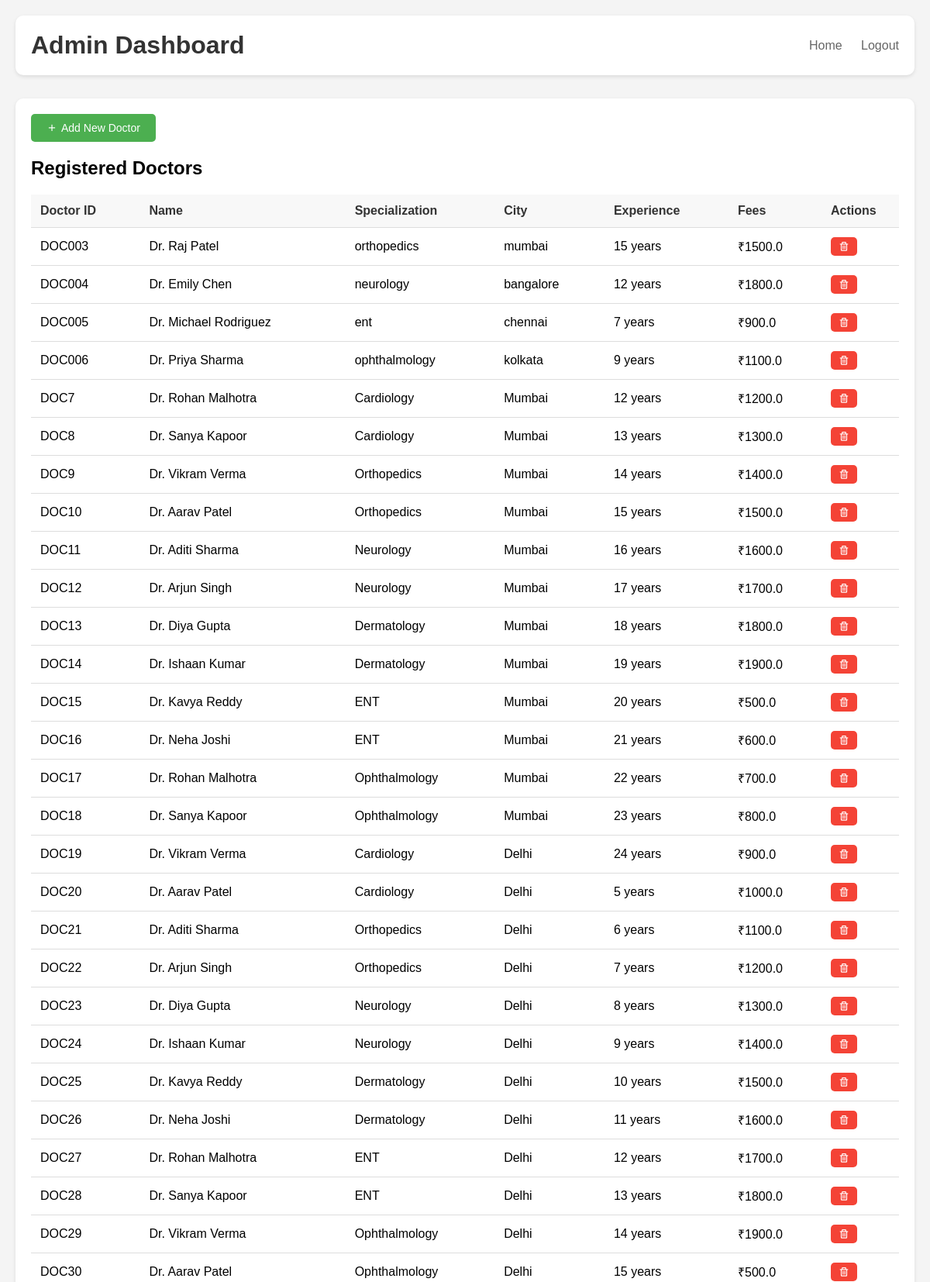
The app's page /admin/dashboard (signed in, upper part) with its own data.
### app.py (models this page shows)
class Doctor(UserMixin, db.Model):
    id = db.Column(db.Integer, primary_key=True)
    doctor_id = db.Column(db.String(20), unique=True, nullable=False)
    name = db.Column(db.String(100), nullable=False)
    specialization = db.Column(db.String(100), nullable=False)
    experience = db.Column(db.Integer)
    city = db.Column(db.String(50))
    fees = db.Column(db.Float, nullable=False)
    image = db.Column(db.String(200))
    password_hash = db.Column(db.String(128))
    appointments = db.relationship('Appointment', backref='doctor', lazy=True)

### app.py (the view)
@app.route('/admin/dashboard')
@admin_required
def admin_dashboard():
    doctors = Doctor.query.all()
    return render_template('admin_dashboard.html', doctors=doctors)

### app.py (called while the page is built)
@login_manager.user_loader
def load_user(user_id):
    admin = Admin.query.get(int(user_id))
    if admin:
        return admin
    user = User.query.get(int(user_id))
    if user:
        return user
    return Doctor.query.get(int(user_id))

def admin_required(f):
    @wraps(f)
    def decorated_function(*args, **kwargs):
        if not current_user.is_authenticated or not isinstance(current_user, Admin):
            flash('You need to be logged in as an admin to access this page.', 'error')
            return redirect(url_for('login'))
        return f(*args, **kwargs)
    return decorated_function

### templates/admin_dashboard.html (shortened to what this page needs)
<!DOCTYPE html>
<html lang="en">
<head>
    <link href='https://unpkg.com/boxicons@2.1.4/css/boxicons.min.css' rel='stylesheet'>
    <link rel="stylesheet" href="{{ url_for('static', filename='css/admin.css') }}">
</head>
<body>
    <div class="container">
        <div class="header">
            <h1>Admin Dashboard</h1>
            <div class="nav-links">
                <a href="{{ url_for('index') }}">Home</a>
                <a href="{{ url_for('logout') }}">Logout</a>
            </div>
        </div>
        <div class="content">
            <div class="actions">
                <button onclick="window.location.href='{{ url_for('add_doctor') }}'" class="btn add-btn">
                    <i class='bx bx-plus'></i> Add New Doctor
                </button>
            </div>
            <div class="doctors-list">
                <h2>Registered Doctors</h2>
                <table>
                    <thead>
                        <tr>
                            <th>Doctor ID</th>
                            <th>Name</th>
                            <th>Specialization</th>
                            <th>City</th>
                            <th>Experience</th>
                            <th>Fees</th>
                            <th>Actions</th>
                        </tr>
                    </thead>
                    <tbody>
                        {% for doctor in doctors %}
                        <tr>
                            <td>{{ doctor.doctor_id }}</td>
                            <td>{{ doctor.name }}</td>
                            <td>{{ doctor.specialization }}</td>
                            <td>{{ doctor.city }}</td>
                            <td>{{ doctor.experience }} years</td>
                            <td>₹{{ doctor.fees }}</td>
                            <td class="actions-cell">
                                <form action="{{ url_for('delete_doctor', doctor_id=doctor.id) }}" method="POST" class="delete-form">
                                    <button type="submit" class="btn delete-btn" onclick="return confirm('Are you sure you want to delete this doctor?')">
                                        <i class='bx bx-trash'></i>
                                    </button>
                                </form>
                            </td>
                        </tr>
                        {% endfor %}
                    </tbody>
                </table>
            </div>
        </div>
    </div>
</body>
</html>

### static/css/admin.css (style rules this page uses)
* { margin: 0; padding: 0; box-sizing: border-box; font-family: Arial, sans-serif; }
body { background: #f4f4f4; }
.container { max-width: 1200px; margin: 0 auto; padding: 20px; }
.header { display: flex; justify-content: space-between; align-items: center; margin-bottom: 30px; padding: 20px; background: #fff; border-radius: 10px; box-shadow: 0 2px 5px rgba(0,0,0,0.1); }
.header h1 { color: #333; }
.nav-links a { margin-left: 20px; text-decoration: none; color: #666; transition: color 0.3s; }
.content { background: #fff; padding: 20px; border-radius: 10px; box-shadow: 0 2px 5px rgba(0,0,0,0.1); }
.actions { margin-bottom: 20px; }
.btn { padding: 10px 20px; border: none; border-radius: 5px; cursor: pointer; font-size: 14px; display: inline-flex; align-items: center; gap: 5px; }
.add-btn { background: #4CAF50; color: white; }
.delete-btn { background: #f44336; color: white; padding: 5px 10px; }
table { width: 100%; border-collapse: collapse; margin-top: 20px; }
th, td { padding: 12px; text-align: left; border-bottom: 1px solid #ddd; }
th { background-color: #f8f8f8; color: #333; }
.actions-cell { width: 100px; }

### records on screen
Doctor: doctor_id "DOC003", name "Dr. Raj Patel", specialization "orthopedics", city "mumbai", experience "15", fees "1500.0"
Doctor: doctor_id "DOC004", name "Dr. Emily Chen", specialization "neurology", city "bangalore", experience "12", fees "1800.0"
Doctor: doctor_id "DOC005", name "Dr. Michael Rodriguez", specialization "ent", city "chennai", experience "7", fees "900.0"
Doctor: doctor_id "DOC006", name "Dr. Priya Sharma", specialization "ophthalmology", city "kolkata", experience "9", fees "1100.0"
Doctor: doctor_id "DOC7", name "Dr. Rohan Malhotra", specialization "Cardiology", city "Mumbai", experience "12", fees "1200.0"
Doctor: doctor_id "DOC8", name "Dr. Sanya Kapoor", specialization "Cardiology", city "Mumbai", experience "13", fees "1300.0"
Doctor: doctor_id "DOC9", name "Dr. Vikram Verma", specialization "Orthopedics", city "Mumbai", experience "14", fees "1400.0"
Doctor: doctor_id "DOC10", name "Dr. Aarav Patel", specialization "Orthopedics", city "Mumbai", experience "15", fees "1500.0"
Doctor: doctor_id "DOC11", name "Dr. Aditi Sharma", specialization "Neurology", city "Mumbai", experience "16", fees "1600.0"
Doctor: doctor_id "DOC12", name "Dr. Arjun Singh", specialization "Neurology", city "Mumbai", experience "17", fees "1700.0"
Doctor: doctor_id "DOC13", name "Dr. Diya Gupta", specialization "Dermatology", city "Mumbai", experience "18", fees "1800.0"
Doctor: doctor_id "DOC14", name "Dr. Ishaan Kumar", specialization "Dermatology", city "Mumbai", experience "19", fees "1900.0"
Doctor: doctor_id "DOC15", name "Dr. Kavya Reddy", specialization "ENT", city "Mumbai", experience "20", fees "500.0"
Doctor: doctor_id "DOC16", name "Dr. Neha Joshi", specialization "ENT", city "Mumbai", experience "21", fees "600.0"
Doctor: doctor_id "DOC17", name "Dr. Rohan Malhotra", specialization "Ophthalmology", city "Mumbai", experience "22", fees "700.0"
Doctor: doctor_id "DOC18", name "Dr. Sanya Kapoor", specialization "Ophthalmology", city "Mumbai", experience "23", fees "800.0"
Doctor: doctor_id "DOC19", name "Dr. Vikram Verma", specialization "Cardiology", city "Delhi", experience "24", fees "900.0"
Doctor: doctor_id "DOC20", name "Dr. Aarav Patel", specialization "Cardiology", city "Delhi", experience "5", fees "1000.0"
Doctor: doctor_id "DOC21", name "Dr. Aditi Sharma", specialization "Orthopedics", city "Delhi", experience "6", fees "1100.0"
Doctor: doctor_id "DOC22", name "Dr. Arjun Singh", specialization "Orthopedics", city "Delhi", experience "7", fees "1200.0"
Doctor: doctor_id "DOC23", name "Dr. Diya Gupta", specialization "Neurology", city "Delhi", experience "8", fees "1300.0"
Doctor: doctor_id "DOC24", name "Dr. Ishaan Kumar", specialization "Neurology", city "Delhi", experience "9", fees "1400.0"
Doctor: doctor_id "DOC25", name "Dr. Kavya Reddy", specialization "Dermatology", city "Delhi", experience "10", fees "1500.0"
Doctor: doctor_id "DOC26", name "Dr. Neha Joshi", specialization "Dermatology", city "Delhi", experience "11", fees "1600.0"
Doctor: doctor_id "DOC27", name "Dr. Rohan Malhotra", specialization "ENT", city "Delhi", experience "12", fees "1700.0"
Doctor: doctor_id "DOC28", name "Dr. Sanya Kapoor", specialization "ENT", city "Delhi", experience "13", fees "1800.0"
Doctor: doctor_id "DOC29", name "Dr. Vikram Verma", specialization "Ophthalmology", city "Delhi", experience "14", fees "1900.0"
Doctor: doctor_id "DOC30", name "Dr. Aarav Patel", specialization "Ophthalmology", city "Delhi", experience "15", fees "500.0"
